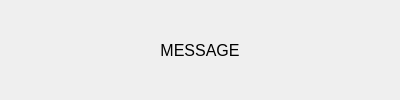
<?xml version="1.0" encoding="UTF-8"?>
<ui version="4.0">
 <class>wgt_messageClass</class>
 <widget class="QWidget" name="wgt_messageClass">
  <property name="geometry">
   <rect>
    <x>0</x>
    <y>0</y>
    <width>400</width>
    <height>100</height>
   </rect>
  </property>
  <property name="minimumSize">
   <size>
    <width>200</width>
    <height>100</height>
   </size>
  </property>
  <property name="windowTitle">
   <string>wgt_message</string>
  </property>
  <layout class="QGridLayout" name="gridLayout">
   <item row="0" column="0" colspan="2">
    <widget class="QLabel" name="label_message">
     <property name="font">
      <font>
       <pointsize>12</pointsize>
      </font>
     </property>
     <property name="text">
      <string>MESSAGE</string>
     </property>
     <property name="alignment">
      <set>Qt::AlignCenter</set>
     </property>
     <property name="wordWrap">
      <bool>true</bool>
     </property>
    </widget>
   </item>
  </layout>
 </widget>
 <layoutdefault spacing="6" margin="11"/>
 <resources/>
 <connections/>
</ui>
